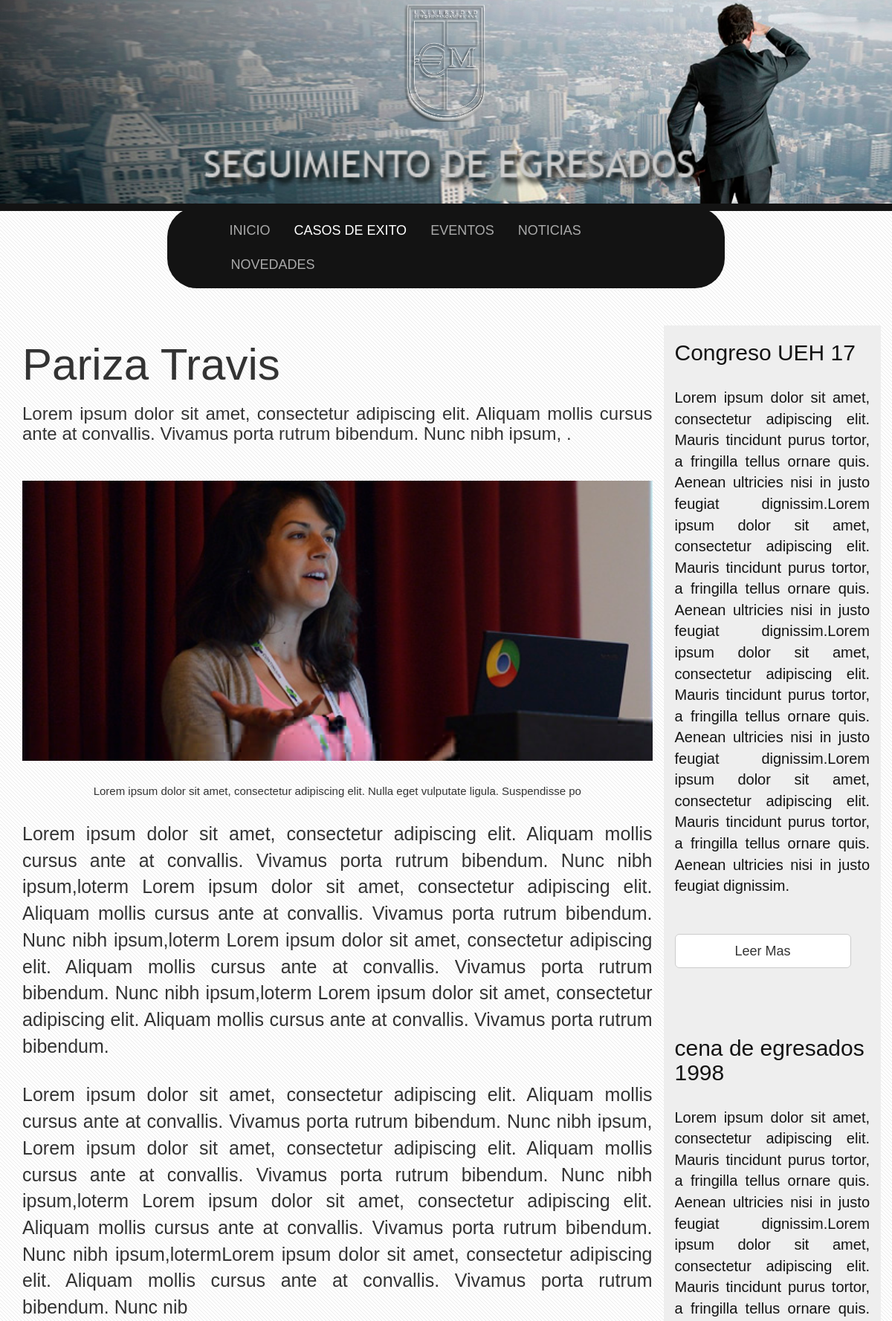
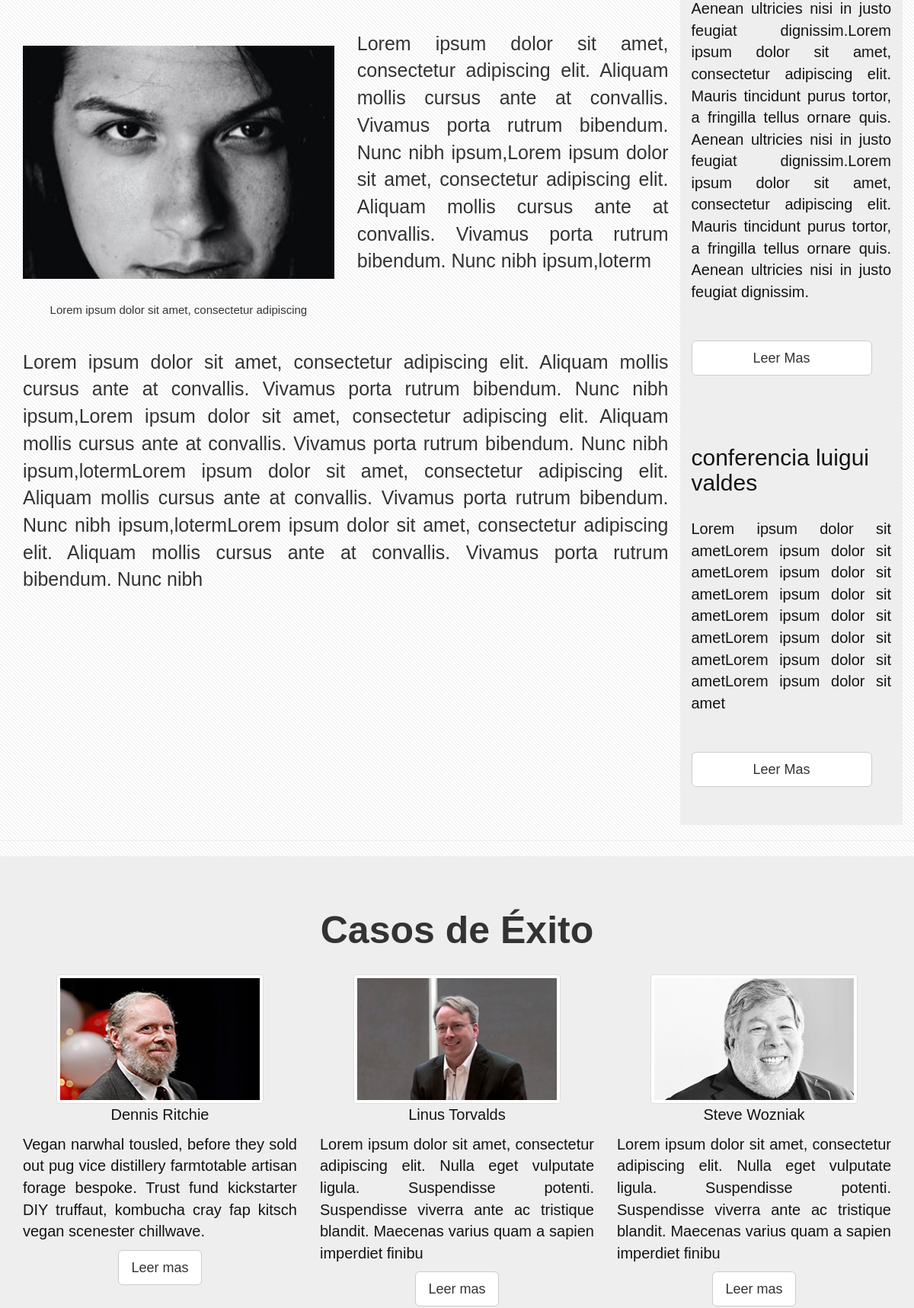
/php/caso-exito-4.php (upper part), run on the app's committed database (2 pictures, top to bottom).
### tables this page shows
CREATE TABLE `casoexito` (
  `id_caso` int(11) NOT NULL,
  `nombre_caso` varchar(36) NOT NULL,
  `texto1` varchar(200) NOT NULL,
  `img1` text NOT NULL,
  `img2` text NOT NULL,
  `img3` text NOT NULL,
  `imgpie1` varchar(100) NOT NULL,
  `imgpie2` varchar(50) NOT NULL,
  `texto2` text NOT NULL,
  `texto3` text NOT NULL,
  `texto4` text NOT NULL,
  `texto5` text NOT NULL,
  `fecha` varchar(10) NOT NULL,
  `estado` varchar(8) NOT NULL
);

CREATE TABLE `eventos` (
  `id_evento` int(11) NOT NULL,
  `titulo` varchar(45) NOT NULL,
  `texto1` text NOT NULL,
  `img1` text NOT NULL,
  `img2` text NOT NULL,
  `img3` text NOT NULL,
  `pieimg1` varchar(100) NOT NULL,
  `pieimg2` varchar(50) NOT NULL,
  `texto2` text NOT NULL,
  `texto3` text NOT NULL,
  `texto4` text NOT NULL,
  `texto5` text NOT NULL,
  `lugar` varchar(50) NOT NULL,
  `direccion` varchar(60) NOT NULL,
  `fecha` varchar(10) NOT NULL,
  `hora` varchar(5) NOT NULL,
  `ciudad` varchar(50) NOT NULL,
  `telefono` varchar(13) NOT NULL,
  `duracion` int(1) NOT NULL,
  `estado` varchar(9) NOT NULL
);

### config/config-caso.inc (called while the page is built)
<?php
include "../config/cabecera.inc";
  include "../config/config.inc";
  $conexion = mysqli_connect($servidor, $usuario, $contrasena, $basededatos);
  mysqli_set_charset($conexion, "utf8");
  $peticion = "SELECT * FROM casoexito WHERE estado = 'Activo1'";
  $resultado = mysqli_query($conexion, $peticion);
  $peticion2 = "SELECT * FROM casoexito WHERE estado = 'Activo2'";
  $resultado2 = mysqli_query($conexion, $peticion2);
  $peticion3 = "SELECT * FROM casoexito WHERE estado = 'Activo3'";
  $resultado3 = mysqli_query($conexion, $peticion3);
  $peticion4 = "SELECT * FROM casoexito WHERE estado = 'Activo4'";
  $resultado4 = mysqli_query($conexion, $peticion4);
?>

### php/caso-exito-4.php (the view, shortened to what this page needs)
<?php
  include "../config/config-caso.inc";
?>
  <body>
  <div class="portada">
   <img id="fondo-portada" class="img-responsive visible-lg" src="../img/header3.png" alt="fondo-portada">
    <div class="container">
      <div class="row">
         <div class="col-xs-12">
          <img class="center-block img-responsive" id="escudo" src="../img/escudoNegro.png" alt="escudo">
        </div>
      </div>
    </div>
    <div class="container">
      <div class="row">
        <div class="col-xs-12">
          <img class="center-block img-responsive" id="titulo" src="../img/sde.png" alt="titulo" />
        </div>
      </div>
    </div>
    <br class="visible-xs">
    <div class="container">
      <div class="row">
        <div class="col-xs-8 col-md-8 col-md-push-2 col-md-pull-2 col-sm-8 col-sm-push-2 col-sm-pull-2">
          <ul id="main-menu" class="nav nav-pills hidden-xs">
            <li><a href="../index2.php">INICIO</a></li>
            <li class="active"><a id="menu-casos-exito" style="cursor:pointer">CASOS DE EXITO</a></li>
            <li><a id="menu-eventos" style="cursor:pointer">EVENTOS</a></li>
            <li><a id="menu-noticias" style="cursor:pointer">NOTICIAS</a></li>
            <li><a href="../index2.php" id="menu-login" style="cursor:pointer">NOVEDADES</a></li>
          </ul>
        </div>
      </div>
    </div>
</div>
<div id="caso-exito" class="container">
  <div class="row">
    <div class="col-xs-12 col-md-9">
    <?php
      while ($fila = mysqli_fetch_array($resultado4)){
      echo'
      <h1>'.$fila["nombre_caso"].'</h1>
      <h3 class="text-justify"> '.$fila["texto1"].' .</h3>
      <img class="img-responsive center-block" src="../img/temp/fotolider4-2.png" alt="linus torvalds">
      <p id="pie-foto-1" class="text-center">'.$fila["imgpie1"].'</p>
      <p  class="text-justify">'.$fila["texto2"].'</p>
      <p  class="text-justify">'.$fila["texto3"].'</p>
      <div id="img-texto" class="row">
        <div class="col-xs-12 col-md-6">
          <img class="img-responsive center-block" src="../img/temp/fotolider4-3.png" alt="linus torvalds">
          <p id="pie-foto-2" class="text-center">'.$fila["imgpie2"].'</p>
        </div>
        <div class="col-xs-12 col-md-6">
          <p class="text-justify">'.$fila["texto4"].'</p>
        </div>
      </div>
      <p class="text-justify">'.$fila["texto5"].'</p>
      ';
    }
    ?>
    </div>
    <div id="side-bar" class="col-md-3 hidden-xs hidden-sm">
        <?php include "side-bar.inc"; ?>
    </div>
  </div>
</div>
<hr>
<div id="lideres">
  <div class="container">
    <div class="row">
    <h1 class="text-center">Casos de Éxito</h1>
      <div id="lider" class="col-xs-12 col-sm-6 col-md-4">
      <a href="caso-exito-1.php">
        <img class="img-responsive img-thumbnail center-block" src="../img/temp/fotolider1.png" alt="lider euro">
        <?php
        while ($fila = mysqli_fetch_array($resultado)){
        echo'
        <p class="text-center">'.$fila["nombre_caso"].'</p>
        <p class="text-justify">'.$fila["texto1"].'</p>
         ';
        }
        ?>
      </a>
        <a href="caso-exito-1.php"><button class="center-block btn btn-default btn-lg hidden-xs" type="button">Leer mas</button></a>
      </div>
      <div id="lider" class="col-xs-12 col-sm-6 col-md-4">
      <a href="caso-exito-2.php">
        <img class="img-responsive img-thumbnail center-block" src="../img/temp/fotolider2.png" alt="lider euro">
        <?php
        while ($fila2 = mysqli_fetch_array($resultado2)){
        echo'
        <p class="text-center">'.$fila2["nombre_caso"].'</p>
        <p class="text-justify">'.$fila2["texto1"].'</p>
         ';
        }
        ?>
        </a>
        <a href="caso-exito-2.php"><button class="center-block btn btn-default btn-lg hidden-xs" type="button">Leer mas</button></a>
      </div>
      <div id="lider" class="col-xs-12 col-sm-6 col-md-4">
      <a href="caso-exito-3.php">
        <img class="img-responsive img-thumbnail center-block" src="../img/temp/fotolider3.png" alt="lider euro">
        <?php
        while ($fila3 = mysqli_fetch_array($resultado3)){
        echo'
        <p class="text-center">'.$fila3["nombre_caso"].'</p>
        <p class="text-justify">'.$fila3["texto1"].'</p>
         ';
        }
        ?>
        </a>
        <a href="caso-exito-3.php"><button class="center-block btn btn-default btn-lg hidden-xs" type="button">Leer mas</button></a>
      </div>
    </div>
  </div>
</div>
<?php include "../config/pie.inc"; ?>

### php/side-bar.inc
<?php
include "../config/config.inc";
$conexion = mysqli_connect($servidor, $usuario, $contrasena, $basededatos);
  mysqli_set_charset($conexion, "utf8");
$peticion5 = "SELECT titulo, texto1 FROM eventos WHERE estado = 'Activo1'";
  $resultado5 = mysqli_query($conexion, $peticion5);
  $peticion6 = "SELECT titulo, texto1 FROM eventos WHERE estado = 'Activo2'";
  $resultado6 = mysqli_query($conexion, $peticion6);
  $peticion7 = "SELECT titulo, texto1 FROM eventos WHERE estado = 'Activo3'";
  $resultado7 = mysqli_query($conexion, $peticion7);
  while($fila5 = mysqli_fetch_array($resultado5)){
    $titulo1 = $fila5["titulo"];
    $texto1 = $fila5["texto1"];
  }
while($fila6 = mysqli_fetch_array($resultado6)){
  $titulo2 = $fila6["titulo"];
  $texto2 = $fila6["texto1"];
}
while($fila7 = mysqli_fetch_array($resultado7)){
  $titulo3 = $fila7["titulo"];
  $texto3 = $fila7["texto1"];
}
?>
<a href="evento-1.php">
<h2><?php echo $titulo1; ?></h2>
<p class="text-justify"><?php echo $texto1; ?></p>
</a>
<a href="evento-1.php"><button class="btn btn-default btn-lg" type="button">Leer Mas</button></a>
<hr>
<a href="evento-1.php">
<h2><?php echo $titulo2; ?></h2>
<p class="text-justify"><?php echo $texto2; ?></p>
</a>
<a href="evento-2.php"><button class="btn btn-default btn-lg" type="button">Leer Mas</button></a>
<hr>
<a href="evento-1.php">
<h2><?php echo $titulo3; ?></h2>
<p class="text-justify"><?php echo $texto3; ?></p>
</a>
<a href="evento-3.php"><button class="btn btn-default btn-lg" type="button">Leer Mas</button></a>

### css/caso-exito.css (style rules this page uses)
body { font-family : "Trebuchet MS", Arial, Helvetica, sans-serif; background: #fff url(../img/overlay.png) repeat; }
a:link { text-decoration: none; }
#fondo-portada { position: absolute; left: 0px; top: 0px; z-index: -3; }
#titulo { width: 85%; position: relative; left: 5px; top: 25px; }
#escudo { position: relative; width: 20%; z-index: -2; }
ul { padding: 10px; list-style-type: none; }
#main-menu { padding: .5em 3.8em; border-radius: 40px; background: #131313; font-size: 1.8rem; position: relative; top: 170px; }
#main-menu a { color: #aaa; }
#main-menu.nav-pills>li.active>a, #main-menu.nav-pills>li.active>a:hover, #main-menu.nav-pills>li.active>a:focus, #main-menu.nav-pills>li>a:hover { background: none; }
#main-menu.nav-pills>li.active>a, #main-menu.nav-pills>li.active>a:hover, #main-menu.nav-pills>li.active>a:focus { color: #fff; }
#caso-exito { margin-top: 80px; }
#caso-exito h1, #caso-exito h3, { margin-bottom: 30px; }
#caso-exito img { margin-bottom: 30px; margin-top: 30px; }
#lider { margin-bottom: 50px; }
#lideres h1 { margin-bottom: 30px; font-size: 5rem; font-weight: 900; }
#lider p { color: #131313; }
@media (min-width: 1170px) { #fondo-portada { border-bottom: 10px solid #131313; } }
@media (min-width: 1170px) { #escudo { width: 10%; } }
@media (min-width: 1170px) { #main-menu { padding: .5em 3.8em; border-radius: 40px; background: #131313; font-size: 1.8rem; position: relative; top: 50px; } }
@media (min-width: 1170px) { #titulo { width: 60%; } }
@media (min-width: 1170px) { #caso-exito { margin-top: 100px; } }
@media (min-width: 1170px) { #caso-exito h1 { font-size: 6rem; } }
@media (min-width: 1170px) { #caso-exito img { margin-top: 50px; width: 100%; } }
@media (min-width: 1170px) { #caso-exito p { margin-top: 30px; font-size: 2.5rem; } }
@media (min-width: 1170px) { #caso-exito .row #pie-foto-1 { font-size: 1.5rem; } }
@media (min-width: 1170px) { #caso-exito #img-texto #pie-foto-2 { font-size: 1.5rem; } }
@media (min-width: 1170px) { #side-bar { background-color: #eee; } }
@media (min-width: 1170px) { #side-bar button { padding-left: 80px; padding-right: 80px; margin-bottom: 50px; } }
@media (min-width: 1170px) { #side-bar h2 { color: #131313; } }
@media (min-width: 1170px) { #side-bar p { font-size: 2rem; color: #131313; margin-bottom: 50px; } }
@media (min-width: 1170px) { #lideres { background-color: #eee; padding-top: 50px; padding-bottom: 50px; } }
@media (min-width: 1170px) { #lideres h1 { font-size: 5rem; font-weight: 900; } }
@media (min-width: 1170px) { #lideres p { font-size: 2rem; color: #131313; } }

### data on the page
casoexito: nombre_caso "Pariza Travis", texto1 "Lorem ipsum dolor sit amet, consectetur adipiscing elit. Aliquam mollis cursus ante at convallis. Vivamus porta rutrum bibendum. Nunc nibh ipsum,", imgpie1 "Lorem ipsum dolor sit amet, consectetur adipiscing elit. Nulla eget vulputate ligula. Suspendisse po", texto2 "Lorem ipsum dolor sit amet, consectetur adipiscing elit. Aliquam mollis cursus ante at convallis. Vivamus porta rutrum bibendum. Nunc nibh ipsum,loterm Lorem ipsum dolor sit amet, consectetur adipiscing elit. Aliquam mollis cursus ante at convallis. Vivamus porta rutrum bibendum. Nunc nibh ipsum,loterm Lorem ipsum dolor sit amet, consectetur adipiscing elit. Aliquam mollis cursus ante at convallis. Vivamus porta rutrum bibendum. Nunc nibh ipsum,loterm Lorem ipsum dolor sit amet, consectetur adipiscing elit. Aliquam mollis cursus ante at convallis. Vivamus porta rutrum bibendum.", texto3 "Lorem ipsum dolor sit amet, consectetur adipiscing elit. Aliquam mollis cursus ante at convallis. Vivamus porta rutrum bibendum. Nunc nibh ipsum, Lorem ipsum dolor sit amet, consectetur adipiscing elit. Aliquam mollis cursus ante at convallis. Vivamus porta rutrum bibendum. Nunc nibh ipsum,loterm Lorem ipsum dolor sit amet, consectetur adipiscing elit. Aliquam mollis cursus ante at convallis. Vivamus porta rutrum bibendum. Nunc nibh ipsum,lotermLorem ipsum dolor sit amet, consectetur adipiscing elit. Aliquam mollis cursus ante at convallis. Vivamus porta rutrum bibendum. Nunc nib", imgpie2 "Lorem ipsum dolor sit amet, consectetur adipiscing", texto4 "Lorem ipsum dolor sit amet, consectetur adipiscing elit. Aliquam mollis cursus ante at convallis. Vivamus porta rutrum bibendum. Nunc nibh ipsum,Lorem ipsum dolor sit amet, consectetur adipiscing elit. Aliquam mollis cursus ante at convallis. Vivamus porta rutrum bibendum. Nunc nibh ipsum,loterm", texto5 "Lorem ipsum dolor sit amet, consectetur adipiscing elit. Aliquam mollis cursus ante at convallis. Vivamus porta rutrum bibendum. Nunc nibh ipsum,Lorem ipsum dolor sit amet, consectetur adipiscing elit. Aliquam mollis cursus ante at convallis. Vivamus porta rutrum bibendum. Nunc nibh ipsum,lotermLorem ipsum dolor sit amet, consectetur adipiscing elit. Aliquam mollis cursus ante at convallis. Vivamus porta rutrum bibendum. Nunc nibh ipsum,lotermLorem ipsum dolor sit amet, consectetur adipiscing elit. Aliquam mollis cursus ante at convallis. Vivamus porta rutrum bibendum. Nunc nibh"
eventos: titulo "Congreso UEH 17", texto1 "Lorem ipsum dolor sit amet, consectetur adipiscing elit. Mauris tincidunt purus tortor, a fringilla tellus ornare quis. Aenean ultricies nisi in justo feugiat dignissim.Lorem ipsum dolor sit amet, consectetur adipiscing elit. Mauris tincidunt purus tortor, a fringilla tellus ornare quis. Aenean ultricies nisi in justo feugiat dignissim.Lorem ipsum dolor sit amet, consectetur adipiscing elit. Mauris tincidunt purus tortor, a fringilla tellus ornare quis. Aenean ultricies nisi in justo feugiat dignissim.Lorem ipsum dolor sit amet, consectetur adipiscing elit. Mauris tincidunt purus tortor, a fringilla tellus ornare quis. Aenean ultricies nisi in justo feugiat dignissim."
eventos: titulo "cena de egresados 1998", texto1 "Lorem ipsum dolor sit amet, consectetur adipiscing elit. Mauris tincidunt purus tortor, a fringilla tellus ornare quis. Aenean ultricies nisi in justo feugiat dignissim.Lorem ipsum dolor sit amet, consectetur adipiscing elit. Mauris tincidunt purus tortor, a fringilla tellus ornare quis. Aenean ultricies nisi in justo feugiat dignissim.Lorem ipsum dolor sit amet, consectetur adipiscing elit. Mauris tincidunt purus tortor, a fringilla tellus ornare quis. Aenean ultricies nisi in justo feugiat dignissim.Lorem ipsum dolor sit amet, consectetur adipiscing elit. Mauris tincidunt purus tortor, a fringilla tellus ornare quis. Aenean ultricies nisi in justo feugiat dignissim."
eventos: titulo "conferencia luigui valdes", texto1 "Lorem ipsum dolor sit ametLorem ipsum dolor sit ametLorem ipsum dolor sit ametLorem ipsum dolor sit ametLorem ipsum dolor sit ametLorem ipsum dolor sit ametLorem ipsum dolor sit ametLorem ipsum dolor sit amet"
casoexito: nombre_caso "Dennis Ritchie", texto1 "Vegan narwhal tousled, before they sold out pug vice distillery farmtotable artisan forage bespoke. Trust fund kickstarter DIY truffaut, kombucha cray fap kitsch vegan scenester chillwave."
casoexito: nombre_caso "Linus Torvalds", texto1 "Lorem ipsum dolor sit amet, consectetur adipiscing elit. Nulla eget vulputate ligula. Suspendisse potenti. Suspendisse viverra ante ac tristique blandit. Maecenas varius quam a sapien imperdiet finibu"
casoexito: nombre_caso "Steve Wozniak", texto1 "Lorem ipsum dolor sit amet, consectetur adipiscing elit. Nulla eget vulputate ligula. Suspendisse potenti. Suspendisse viverra ante ac tristique blandit. Maecenas varius quam a sapien imperdiet finibu"
